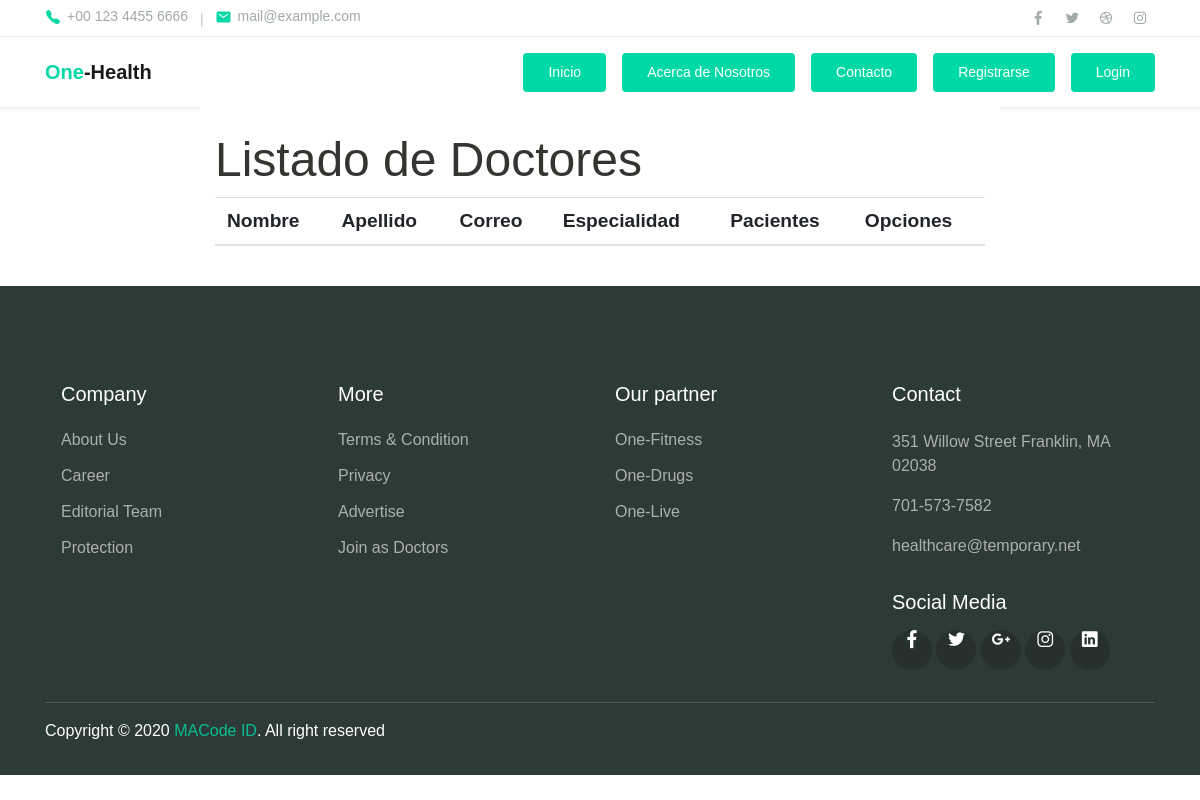
Page /gestion_doctores/ on the earlier database version.
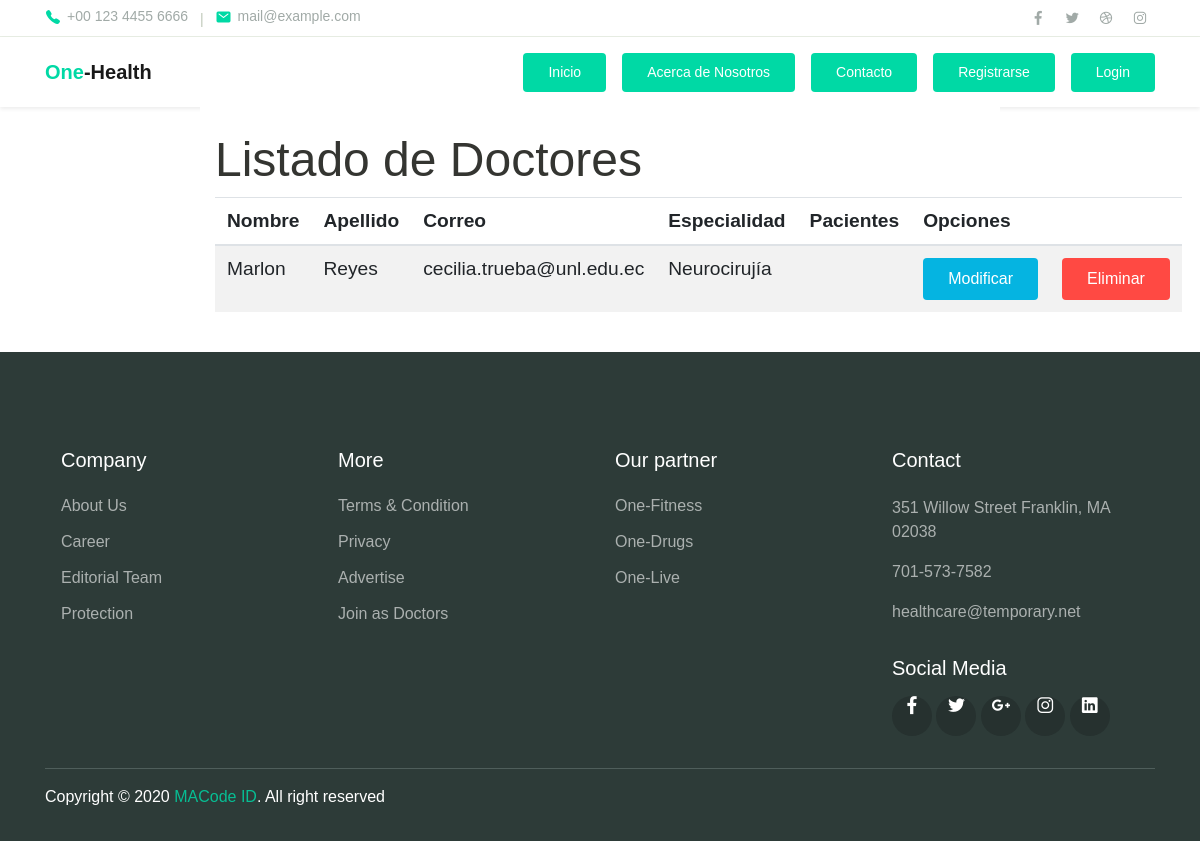
Same page on the later database version.
### sistema_agendamiento/models.py (models this page shows, shortened)
class Doctor(models.Model):
    especialidad = models.ForeignKey(Especialidad, on_delete=models.CASCADE)
    nombres = models.CharField(max_length=100)
    apellidos = models.CharField(max_length=100)
    correo = models.EmailField(unique=True)
    pacientes = models.ManyToManyField('Paciente')

class Especialidad(models.Model):
    nombre = models.CharField(max_length=60)
    def __str__(self):
        return self.nombre

### sistema_agendamiento/views.py (the view)
# urls.py: path('gestion_doctores/', views.gestion_doctores, name='gestion_doctores'),
def gestion_doctores(request):
    listaDoctores = Doctor.objects.all()
    return render(request, "html/gestion_doctores.html", {"listaDoctores":listaDoctores})

### sistema_agendamiento/templates/html/gestion_doctores.html (shortened to what this page needs)
{% load static %}
{% include "html/nav.html" %}
{% load crispy_forms_tags %}
<div class="col-md-8 py-4 bg-white mx-auto">
        <h2 class="display-4 text-dark etiqueta-grande titulo-grande">Listado de Doctores</h2>
        <table class="table table-blue table-striped tabla-grande">
          <thead>
             <tr>
              <th>Nombre</th>
              <th>Apellido</th>
              <th>Correo</th>
              <th>Especialidad</th>
              <th>Pacientes</th>
                 <th colspan="2">Opciones</th>
            </tr>
          </thead>
          <tbody>
            {% for d in listaDoctores %}
              <tr>
                <td class="centrado">{{ d.nombres }}</td>
                <td class="centrado">{{ d.apellidos }}</td>
                <td class="centrado">{{ d.correo}}</td>
                <td class="centrado">{{ d.especialidad }}</td>
                <td class="centrado">
                </td>
                <td><a href="/modificar_doctor/{{ d.nombres }}" class="btn btn-info">Modificar</a></td>
                <td><a href="/eliminar_doctor/{{ d.nombres}}" class="btn btn-danger">Eliminar</a></td>
              </tr>
            {% endfor %}
          </tbody>
        </table>
      </div>
{% include "html/finalpagina.html" %}

Differences in the rows shown:
added Doctor: nombres "Marlon", apellidos "Reyes", correo "cecilia.trueba@unl.edu.ec", especialidad "Neurocirujía"
